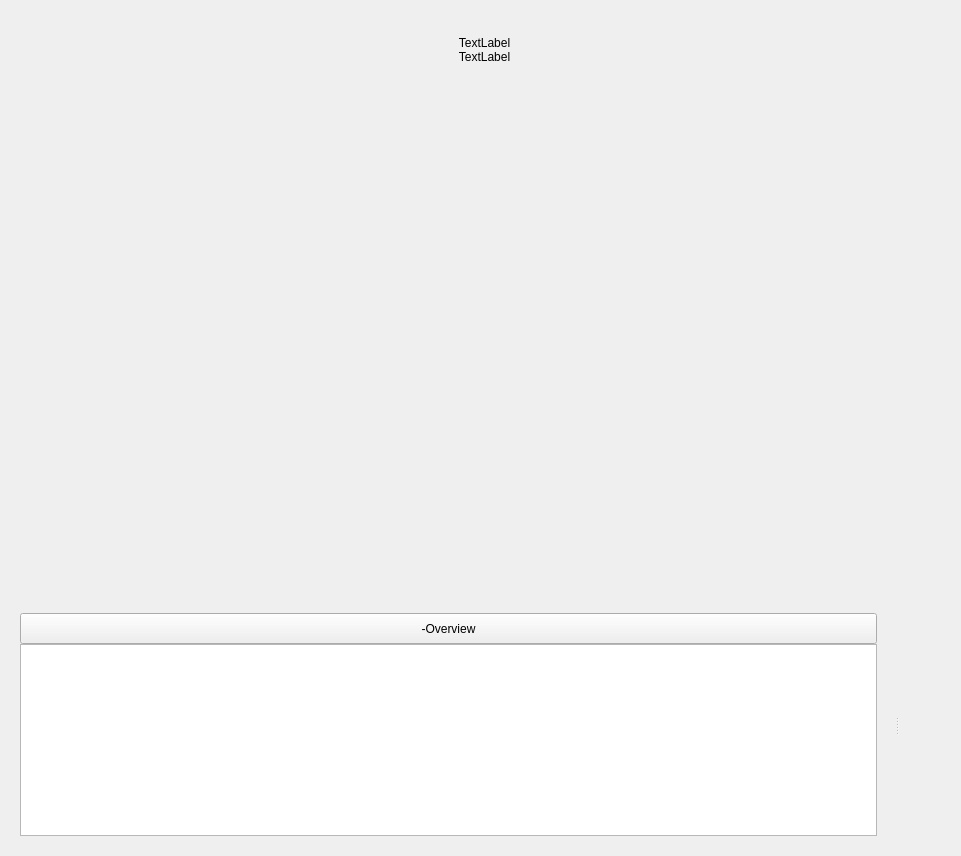
<?xml version="1.0" encoding="UTF-8"?>
<ui version="4.0">
 <class>C_SdNdeCoWidget</class>
 <widget class="QWidget" name="C_SdNdeCoWidget">
  <property name="geometry">
   <rect>
    <x>0</x>
    <y>0</y>
    <width>961</width>
    <height>856</height>
   </rect>
  </property>
  <property name="windowTitle">
   <string>C_SdNdeCoWidget</string>
  </property>
  <layout class="QVBoxLayout" name="verticalLayout" stretch="0,0">
   <property name="spacing">
    <number>0</number>
   </property>
   <property name="leftMargin">
    <number>20</number>
   </property>
   <property name="topMargin">
    <number>10</number>
   </property>
   <property name="rightMargin">
    <number>12</number>
   </property>
   <property name="bottomMargin">
    <number>20</number>
   </property>
   <item>
    <widget class="QWidget" name="pc_WiDeviceLink" native="true">
     <layout class="QVBoxLayout" name="verticalLayout_5" stretch="0,0,0,1">
      <property name="spacing">
       <number>0</number>
      </property>
      <property name="leftMargin">
       <number>0</number>
      </property>
      <property name="topMargin">
       <number>0</number>
      </property>
      <property name="rightMargin">
       <number>0</number>
      </property>
      <property name="bottomMargin">
       <number>0</number>
      </property>
      <item>
       <spacer name="verticalSpacer">
        <property name="orientation">
         <enum>Qt::Orientation::Vertical</enum>
        </property>
        <property name="sizeType">
         <enum>QSizePolicy::Policy::Fixed</enum>
        </property>
        <property name="sizeHint" stdset="0">
         <size>
          <width>20</width>
          <height>26</height>
         </size>
        </property>
       </spacer>
      </item>
      <item>
       <widget class="stw::opensyde_gui_elements::C_OgeLabGroupItem" name="pc_HintToManagerLabel">
        <property name="text">
         <string>TextLabel</string>
        </property>
        <property name="alignment">
         <set>Qt::AlignmentFlag::AlignCenter</set>
        </property>
       </widget>
      </item>
      <item>
       <widget class="stw::opensyde_gui_elements::C_OgeLabGroupItem" name="pc_LinkToManagerLabel">
        <property name="text">
         <string>TextLabel</string>
        </property>
        <property name="alignment">
         <set>Qt::AlignmentFlag::AlignCenter</set>
        </property>
       </widget>
      </item>
      <item>
       <spacer name="verticalSpacer_2">
        <property name="orientation">
         <enum>Qt::Orientation::Vertical</enum>
        </property>
        <property name="sizeHint" stdset="0">
         <size>
          <width>20</width>
          <height>548</height>
         </size>
        </property>
       </spacer>
      </item>
     </layout>
    </widget>
   </item>
   <item>
    <widget class="QWidget" name="pc_WiManager" native="true">
     <layout class="QVBoxLayout" name="verticalLayout_4">
      <property name="spacing">
       <number>0</number>
      </property>
      <property name="leftMargin">
       <number>0</number>
      </property>
      <property name="topMargin">
       <number>0</number>
      </property>
      <property name="rightMargin">
       <number>0</number>
      </property>
      <property name="bottomMargin">
       <number>0</number>
      </property>
      <item>
       <widget class="stw::opensyde_gui_elements::C_OgeSpiStandard" name="pc_Splitter">
        <property name="orientation">
         <enum>Qt::Orientation::Horizontal</enum>
        </property>
        <property name="childrenCollapsible">
         <bool>false</bool>
        </property>
        <widget class="QWidget" name="pc_WiDevicesTree" native="true">
         <layout class="QVBoxLayout" name="verticalLayout_2" stretch="0">
          <property name="spacing">
           <number>0</number>
          </property>
          <property name="leftMargin">
           <number>0</number>
          </property>
          <property name="topMargin">
           <number>0</number>
          </property>
          <property name="rightMargin">
           <number>18</number>
          </property>
          <property name="bottomMargin">
           <number>0</number>
          </property>
          <item>
           <widget class="stw::opensyde_gui_elements::C_OgeWiOnlyBackground" name="pc_WiDevicesTreeContent" native="true">
            <layout class="QVBoxLayout" name="verticalLayout_6">
             <property name="spacing">
              <number>0</number>
             </property>
             <property name="leftMargin">
              <number>0</number>
             </property>
             <property name="topMargin">
              <number>0</number>
             </property>
             <property name="rightMargin">
              <number>0</number>
             </property>
             <property name="bottomMargin">
              <number>0</number>
             </property>
             <item>
              <widget class="stw::opensyde_gui_elements::C_OgePubHalcOverview" name="pc_PubOverview">
               <property name="minimumSize">
                <size>
                 <width>300</width>
                 <height>31</height>
                </size>
               </property>
               <property name="maximumSize">
                <size>
                 <width>16777215</width>
                 <height>31</height>
                </size>
               </property>
               <property name="text">
                <string>-Overview</string>
               </property>
              </widget>
             </item>
             <item>
              <widget class="stw::opensyde_gui::C_SdNdeCoConfigTreeView" name="pc_CoConfigTree"/>
             </item>
            </layout>
           </widget>
          </item>
         </layout>
        </widget>
        <widget class="QWidget" name="pc_WiContent" native="true">
         <layout class="QVBoxLayout" name="verticalLayout_3">
          <property name="leftMargin">
           <number>18</number>
          </property>
          <property name="topMargin">
           <number>0</number>
          </property>
          <property name="rightMargin">
           <number>0</number>
          </property>
          <property name="bottomMargin">
           <number>0</number>
          </property>
          <item>
           <widget class="stw::opensyde_gui::C_SdNdeCoOverviewWidget" name="pc_OverviewWidget" native="true"/>
          </item>
          <item>
           <widget class="stw::opensyde_gui::C_SdNdeCoManagerIntfWidget" name="pc_IntfSettingsWidget" native="true"/>
          </item>
          <item>
           <widget class="stw::opensyde_gui::C_SdNdeCoDeviceWidget" name="pc_DeviceWidget" native="true"/>
          </item>
         </layout>
        </widget>
       </widget>
      </item>
     </layout>
    </widget>
   </item>
  </layout>
 </widget>
 <customwidgets>
  <customwidget>
   <class>stw::opensyde_gui_elements::C_OgeSpiStandard</class>
   <extends>QSplitter</extends>
   <header>C_OgeSpiStandard.hpp</header>
   <container>1</container>
  </customwidget>
  <customwidget>
   <class>stw::opensyde_gui_elements::C_OgeWiOnlyBackground</class>
   <extends>QWidget</extends>
   <header>C_OgeWiOnlyBackground.hpp</header>
   <container>1</container>
  </customwidget>
  <customwidget>
   <class>stw::opensyde_gui_elements::C_OgePubHalcOverview</class>
   <extends>QPushButton</extends>
   <header>C_OgePubHalcOverview.hpp</header>
  </customwidget>
  <customwidget>
   <class>stw::opensyde_gui_elements::C_OgeLabGroupItem</class>
   <extends>QLabel</extends>
   <header>C_OgeLabGroupItem.hpp</header>
  </customwidget>
  <customwidget>
   <class>stw::opensyde_gui::C_SdNdeCoOverviewWidget</class>
   <extends>QWidget</extends>
   <header>C_SdNdeCoOverviewWidget.hpp</header>
   <container>1</container>
  </customwidget>
  <customwidget>
   <class>stw::opensyde_gui::C_SdNdeCoManagerIntfWidget</class>
   <extends>QWidget</extends>
   <header>C_SdNdeCoManagerIntfWidget.hpp</header>
   <container>1</container>
  </customwidget>
  <customwidget>
   <class>stw::opensyde_gui::C_SdNdeCoDeviceWidget</class>
   <extends>QWidget</extends>
   <header>C_SdNdeCoDeviceWidget.hpp</header>
   <container>1</container>
  </customwidget>
  <customwidget>
   <class>stw::opensyde_gui::C_SdNdeCoConfigTreeView</class>
   <extends>QTreeView</extends>
   <header>C_SdNdeCoConfigTreeView.hpp</header>
  </customwidget>
 </customwidgets>
 <resources/>
 <connections/>
</ui>
